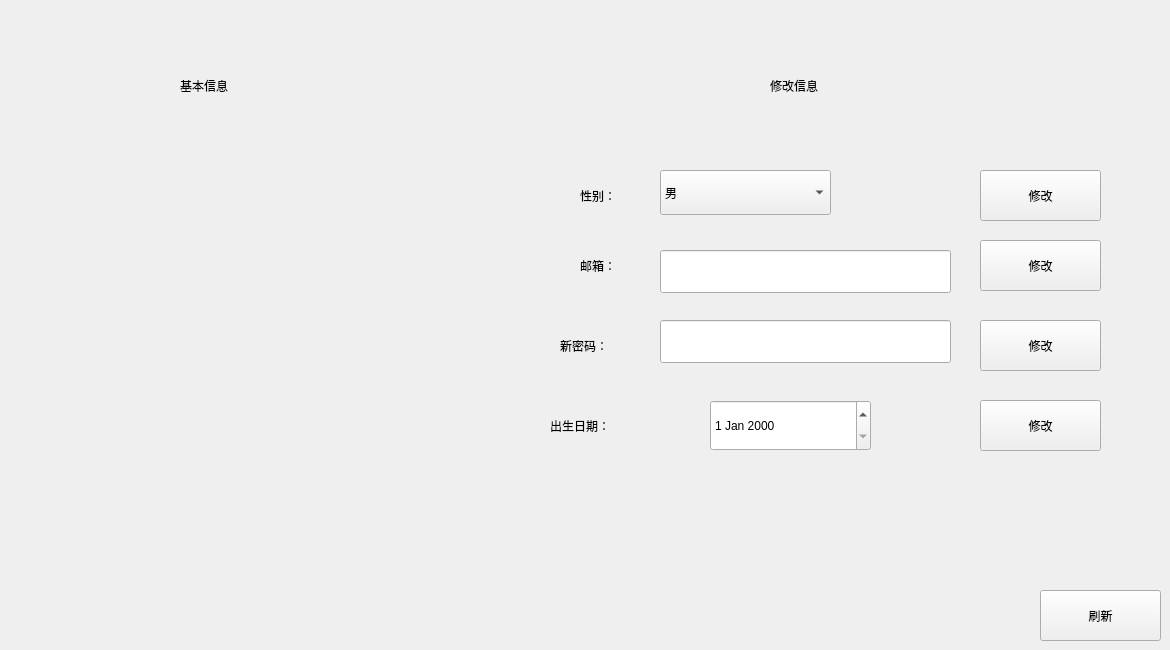
     <widget class="QWidget" name="tab_8">
      <attribute name="title">
       <string>信息修改</string>
      </attribute>
      <widget class="QLabel" name="label_29">
       <property name="geometry">
        <rect>
         <x>560</x>
         <y>330</y>
         <width>91</width>
         <height>31</height>
        </rect>
       </property>
       <property name="styleSheet">
        <string notr="true">font: 13pt &quot;黑体&quot;;</string>
       </property>
       <property name="text">
        <string>新密码：</string>
       </property>
      </widget>
      <widget class="QLabel" name="label_30">
       <property name="geometry">
        <rect>
         <x>550</x>
         <y>410</y>
         <width>111</width>
         <height>31</height>
        </rect>
       </property>
       <property name="styleSheet">
        <string notr="true">font: 13pt &quot;黑体&quot;;</string>
       </property>
       <property name="text">
        <string>出生日期：</string>
       </property>
      </widget>
      <widget class="QLineEdit" name="user_update_email">
       <property name="geometry">
        <rect>
         <x>660</x>
         <y>250</y>
         <width>291</width>
         <height>43</height>
        </rect>
       </property>
       <property name="styleSheet">
        <string notr="true">font: 11pt &quot;黑体&quot;;</string>
       </property>
      </widget>
      <widget class="QDateEdit" name="user_update_birthdate">
       <property name="geometry">
        <rect>
         <x>710</x>
         <y>400</y>
         <width>161</width>
         <height>51</height>
        </rect>
       </property>
       <property name="styleSheet">
        <string notr="true">font: 11pt &quot;黑体&quot;;</string>
       </property>
      </widget>
      <widget class="QLabel" name="label_32">
       <property name="geometry">
        <rect>
         <x>580</x>
         <y>250</y>
         <width>61</width>
         <height>31</height>
        </rect>
       </property>
       <property name="styleSheet">
        <string notr="true">font: 13pt &quot;黑体&quot;;</string>
       </property>
       <property name="text">
        <string>邮箱：</string>
       </property>
      </widget>
      <widget class="QLineEdit" name="user_update_password">
       <property name="geometry">
        <rect>
         <x>660</x>
         <y>320</y>
         <width>291</width>
         <height>43</height>
        </rect>
       </property>
       <property name="styleSheet">
        <string notr="true">font: 8pt &quot;黑体&quot;;</string>
       </property>
       <property name="echoMode">
        <enum>QLineEdit::Password</enum>
       </property>
       <property name="placeholderText">
        <string/>
       </property>
      </widget>
      <widget class="QLabel" name="label_33">
       <property name="geometry">
        <rect>
         <x>580</x>
         <y>180</y>
         <width>61</width>
         <height>31</height>
        </rect>
       </property>
       <property name="styleSheet">
        <string notr="true">font: 13pt &quot;黑体&quot;;</string>
       </property>
       <property name="text">
        <string>性别：</string>
       </property>
      </widget>
      <widget class="QComboBox" name="user_update_sex">
       <property name="geometry">
        <rect>
         <x>660</x>
         <y>170</y>
         <width>171</width>
         <height>45</height>
        </rect>
       </property>
       <property name="styleSheet">
        <string notr="true">font: 11pt &quot;黑体&quot;;</string>
       </property>
       <item>
        <property name="text">
         <string>男</string>
        </property>
       </item>
       <item>
        <property name="text">
         <string>女</string>
        </property>
       </item>
      </widget>
      <widget class="QPushButton" name="user_flush">
       <property name="geometry">
        <rect>
         <x>1040</x>
         <y>590</y>
         <width>121</width>
         <height>51</height>
        </rect>
       </property>
       <property name="styleSheet">
        <string notr="true">font: 13pt &quot;黑体&quot;;</string>
       </property>
       <property name="text">
        <string>刷新</string>
       </property>
      </widget>
      <widget class="QLabel" name="label_42">
       <property name="geometry">
        <rect>
         <x>180</x>
         <y>60</y>
         <width>151</width>
         <height>51</height>
        </rect>
       </property>
       <property name="styleSheet">
        <string notr="true">font: 21pt &quot;黑体&quot;;</string>
       </property>
       <property name="text">
        <string>基本信息</string>
       </property>
      </widget>
      <widget class="QLabel" name="user_inf_label">
       <property name="geometry">
        <rect>
         <x>120</x>
         <y>120</y>
         <width>281</width>
         <height>281</height>
        </rect>
       </property>
       <property name="styleSheet">
        <string notr="true">font: 15pt &quot;黑体&quot;;</string>
       </property>
       <property name="text">
        <string>&lt;html&gt;&lt;head/&gt;&lt;body&gt;&lt;p&gt;&lt;br/&gt;&lt;/p&gt;&lt;/body&gt;&lt;/html&gt;</string>
       </property>
      </widget>
      <widget class="QLabel" name="label_43">
       <property name="geometry">
        <rect>
         <x>770</x>
         <y>60</y>
         <width>151</width>
         <height>51</height>
        </rect>
       </property>
       <property name="styleSheet">
        <string notr="true">font: 21pt &quot;黑体&quot;;</string>
       </property>
       <property name="text">
        <string>修改信息</string>
       </property>
      </widget>
      <widget class="QPushButton" name="user_updatebd">
       <property name="geometry">
        <rect>
         <x>980</x>
         <y>400</y>
         <width>121</width>
         <height>51</height>
        </rect>
       </property>
       <property name="styleSheet">
        <string notr="true">font: 13pt &quot;黑体&quot;;</string>
       </property>
       <property name="text">
        <string>修改</string>
       </property>
      </widget>
      <widget class="QPushButton" name="user_updateem">
       <property name="geometry">
        <rect>
         <x>980</x>
         <y>240</y>
         <width>121</width>
         <height>51</height>
        </rect>
       </property>
       <property name="styleSheet">
        <string notr="true">font: 13pt &quot;黑体&quot;;</string>
       </property>
       <property name="text">
        <string>修改</string>
       </property>
      </widget>
      <widget class="QPushButton" name="user_updatesex">
       <property name="geometry">
        <rect>
         <x>980</x>
         <y>170</y>
         <width>121</width>
         <height>51</height>
        </rect>
       </property>
       <property name="styleSheet">
        <string notr="true">font: 13pt &quot;黑体&quot;;</string>
       </property>
       <property name="text">
        <string>修改</string>
       </property>
      </widget>
      <widget class="QPushButton" name="user_updatepw">
       <property name="geometry">
        <rect>
         <x>980</x>
         <y>320</y>
         <width>121</width>
         <height>51</height>
        </rect>
       </property>
       <property name="styleSheet">
        <string notr="true">font: 13pt &quot;黑体&quot;;</string>
       </property>
       <property name="text">
        <string>修改</string>
       </property>
      </widget>
     </widget>
